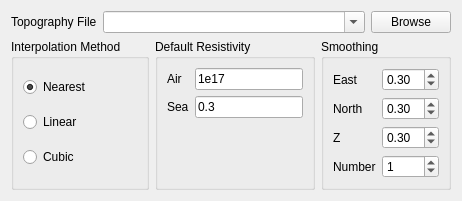
     <widget class="QWizardPage" name="wizardPage_topography">
         <property name="title">
             <string>Topography</string>
         </property>
         <property name="subTitle">
             <string>After creating the mesh grid, the topography file is used to define resistivity model.</string>
         </property>
         <layout class="QGridLayout" name="gridLayout">
             <item row="0" column="0">
                 <widget class="QLabel" name="label_17">
                     <property name="sizePolicy">
                         <sizepolicy hsizetype="Fixed" vsizetype="Preferred">
                             <horstretch>0</horstretch>
                             <verstretch>0</verstretch>
                         </sizepolicy>
                     </property>
                     <property name="text">
                         <string>Topography File</string>
                     </property>
                     <property name="buddy">
                         <cstring>comboBox_topography_file</cstring>
                     </property>
                 </widget>
             </item>
             <item row="0" column="1">
                 <widget class="QComboBox" name="comboBox_topography_file">
                     <property name="toolTip">
                         <string>&lt;html&gt;&lt;head/&gt;&lt;body&gt;&lt;p&gt;Directory to save the file&lt;/p&gt;&lt;/body&gt;&lt;/html&gt;</string>
                     </property>
                     <property name="editable">
                         <bool>true</bool>
                     </property>
                 </widget>
             </item>
             <item row="0" column="2">
                 <widget class="QPushButton" name="pushButton_browse_topography_file">
                     <property name="sizePolicy">
                         <sizepolicy hsizetype="Fixed" vsizetype="Fixed">
                             <horstretch>0</horstretch>
                             <verstretch>0</verstretch>
                         </sizepolicy>
                     </property>
                     <property name="toolTip">
                         <string>&lt;html&gt;&lt;head/&gt;&lt;body&gt;&lt;p&gt;Directory to save the file&lt;/p&gt;&lt;/body&gt;&lt;/html&gt;</string>
                     </property>
                     <property name="text">
                         <string>Browse</string>
                     </property>
                 </widget>
             </item>
             <item row="1" column="0" colspan="3">
                 <layout class="QHBoxLayout" name="horizontalLayout">
                     <item>
                         <widget class="QGroupBox" name="groupBox_9">
                             <property name="toolTip">
                                 <string>&lt;html&gt;&lt;head/&gt;&lt;body&gt;&lt;p&gt;default is 'nearest', if model
                                     grid is dense compared to the surface points then choose 'linear' or 'cubic'&lt;/p&gt;&lt;/body&gt;&lt;/html&gt;
                                 </string>
                             </property>
                             <property name="title">
                                 <string>Interpolation Method</string>
                             </property>
                             <layout class="QVBoxLayout" name="verticalLayout_8">
                                 <item>
                                     <widget class="QRadioButton" name="radioButton_interpo_method_nearest">
                                         <property name="text">
                                             <string>Nearest</string>
                                         </property>
                                         <property name="checked">
                                             <bool>true</bool>
                                         </property>
                                     </widget>
                                 </item>
                                 <item>
                                     <widget class="QRadioButton" name="radioButton_interpo_method_linear">
                                         <property name="text">
                                             <string>Linear</string>
                                         </property>
                                     </widget>
                                 </item>
                                 <item>
                                     <widget class="QRadioButton" name="radioButton_interpo_method_cubic">
                                         <property name="text">
                                             <string>Cubic</string>
                                         </property>
                                     </widget>
                                 </item>
                             </layout>
                         </widget>
                     </item>
                     <item>
                         <widget class="QGroupBox" name="groupBox_10">
                             <property name="sizePolicy">
                                 <sizepolicy hsizetype="Fixed" vsizetype="Preferred">
                                     <horstretch>0</horstretch>
                                     <verstretch>0</verstretch>
                                 </sizepolicy>
                             </property>
                             <property name="title">
                                 <string>Default Resistivity</string>
                             </property>
                             <layout class="QFormLayout" name="formLayout_3">
                                 <item row="0" column="0">
                                     <widget class="QLabel" name="label_18">
                                         <property name="text">
                                             <string>Air</string>
                                         </property>
                                         <property name="buddy">
                                             <cstring>lineEdit_resistivity_air</cstring>
                                         </property>
                                     </widget>
                                 </item>
                                 <item row="0" column="1">
                                     <widget class="QLineEdit" name="lineEdit_resistivity_air">
                                         <property name="sizePolicy">
                                             <sizepolicy hsizetype="Fixed" vsizetype="Fixed">
                                                 <horstretch>0</horstretch>
                                                 <verstretch>0</verstretch>
                                             </sizepolicy>
                                         </property>
                                         <property name="text">
                                             <string>1e17</string>
                                         </property>
                                         <property name="placeholderText">
                                             <string>1e17</string>
                                         </property>
                                     </widget>
                                 </item>
                                 <item row="1" column="0">
                                     <widget class="QLabel" name="label_19">
                                         <property name="text">
                                             <string>Sea</string>
                                         </property>
                                         <property name="buddy">
                                             <cstring>lineEdit_resistivity_sea</cstring>
                                         </property>
                                     </widget>
                                 </item>
                                 <item row="1" column="1">
                                     <widget class="QLineEdit" name="lineEdit_resistivity_sea">
                                         <property name="sizePolicy">
                                             <sizepolicy hsizetype="Fixed" vsizetype="Fixed">
                                                 <horstretch>0</horstretch>
                                                 <verstretch>0</verstretch>
                                             </sizepolicy>
                                         </property>
                                         <property name="text">
                                             <string>0.3</string>
                                         </property>
                                         <property name="placeholderText">
                                             <string>0.3</string>
                                         </property>
                                     </widget>
                                 </item>
                             </layout>
                         </widget>
                     </item>
                     <item>
                         <widget class="QGroupBox" name="groupBox_11">
                             <property name="title">
                                 <string>Smoothing</string>
                             </property>
                             <layout class="QFormLayout" name="formLayout_4">
                                 <item row="0" column="0">
                                     <widget class="QLabel" name="label_20">
                                         <property name="text">
                                             <string>East</string>
                                         </property>
                                         <property name="buddy">
                                             <cstring>doubleSpinBox_smoothing_east</cstring>
                                         </property>
                                     </widget>
                                 </item>
                                 <item row="0" column="1">
                                     <widget class="QDoubleSpinBox" name="doubleSpinBox_smoothing_east">
                                         <property name="value">
                                             <double>0.300000000000000</double>
                                         </property>
                                     </widget>
                                 </item>
                                 <item row="1" column="0">
                                     <widget class="QLabel" name="label_21">
                                         <property name="text">
                                             <string>North</string>
                                         </property>
                                         <property name="buddy">
                                             <cstring>doubleSpinBox_smoothing_north</cstring>
                                         </property>
                                     </widget>
                                 </item>
                                 <item row="1" column="1">
                                     <widget class="QDoubleSpinBox" name="doubleSpinBox_smoothing_north">
                                         <property name="value">
                                             <double>0.300000000000000</double>
                                         </property>
                                     </widget>
                                 </item>
                                 <item row="2" column="0">
                                     <widget class="QLabel" name="label_22">
                                         <property name="text">
                                             <string>Z</string>
                                         </property>
                                         <property name="buddy">
                                             <cstring>doubleSpinBox_smoothing_z</cstring>
                                         </property>
                                     </widget>
                                 </item>
                                 <item row="2" column="1">
                                     <widget class="QDoubleSpinBox" name="doubleSpinBox_smoothing_z">
                                         <property name="value">
                                             <double>0.300000000000000</double>
                                         </property>
                                     </widget>
                                 </item>
                                 <item row="3" column="0">
                                     <widget class="QLabel" name="label_23">
                                         <property name="text">
                                             <string>Number</string>
                                         </property>
                                         <property name="buddy">
                                             <cstring>spinBox_smoothing_number</cstring>
                                         </property>
                                     </widget>
                                 </item>
                                 <item row="3" column="1">
                                     <widget class="QSpinBox" name="spinBox_smoothing_number">
                                         <property name="value">
                                             <number>1</number>
                                         </property>
                                     </widget>
                                 </item>
                             </layout>
                         </widget>
                     </item>
                 </layout>
             </item>
         </layout>
     </widget>
